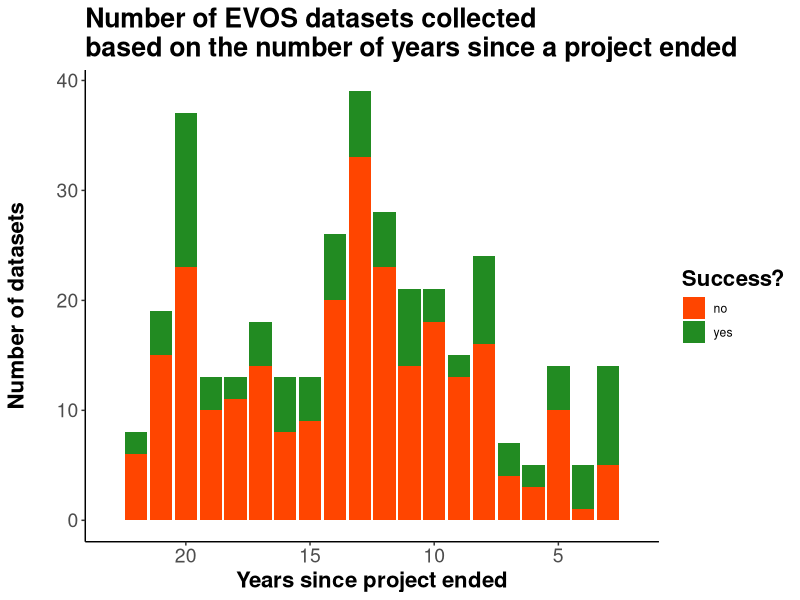
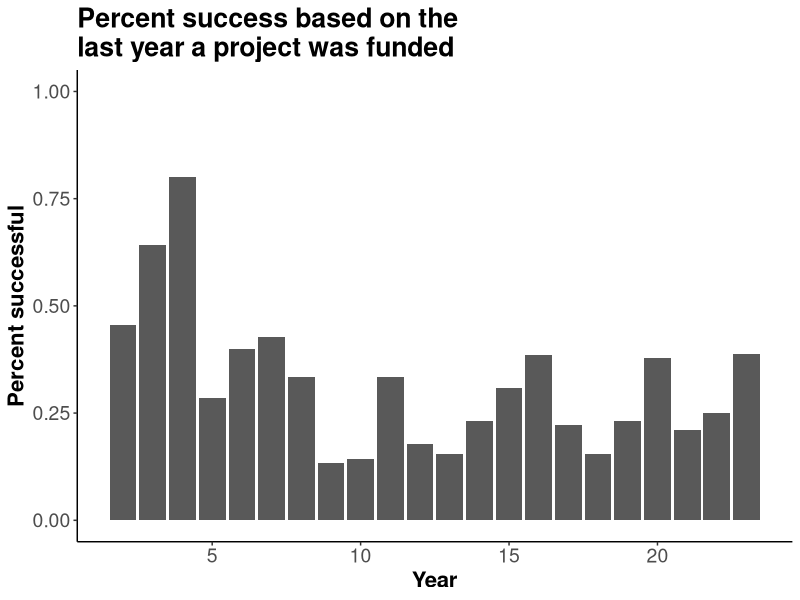
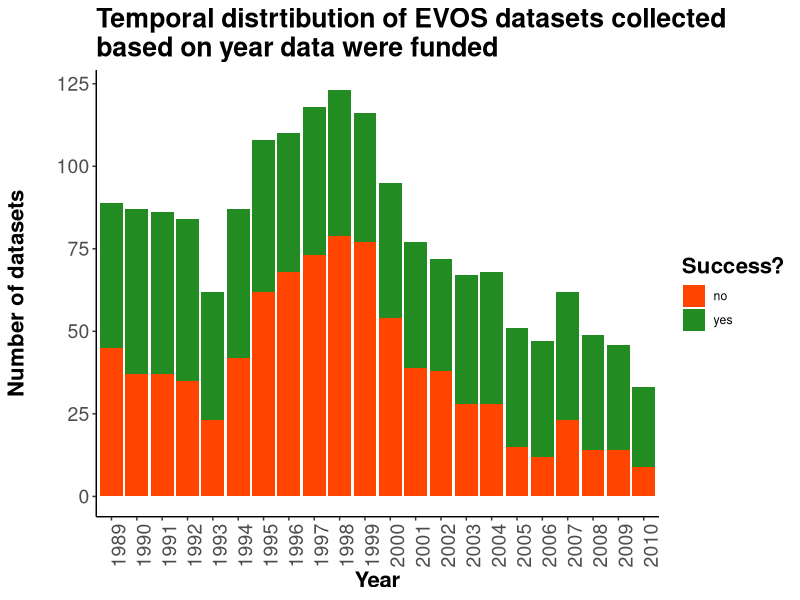
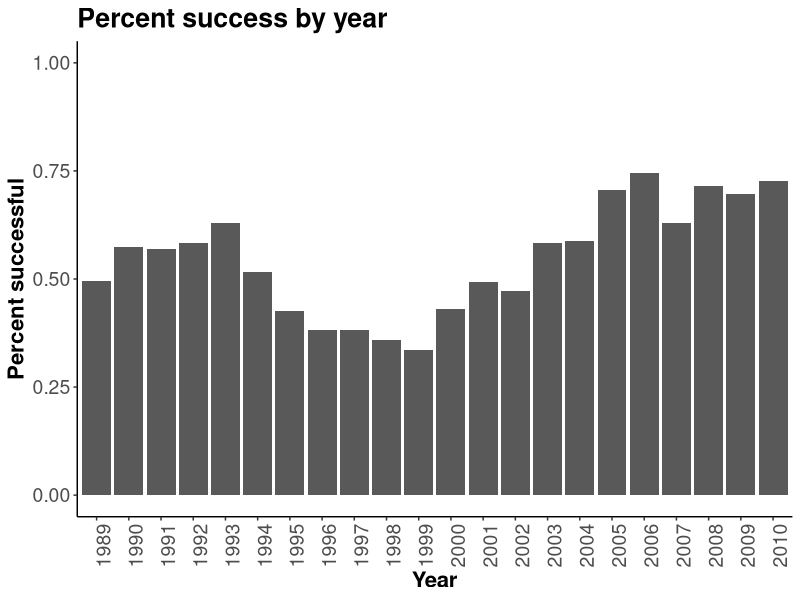

R code for these plots, in order:
## ---- chunk 1
library(knitr)
library(plyr)
library(dplyr)
library(readr)
library(ggplot2)
library(reshape2)
library(grid)
library(gridExtra)

rslt=read.csv('data/archResRevised.csv',header=T,stringsAsFactors=F)
rslt[rslt$Status=='published','Status']<-'Published'

rslt$succ=ifelse(rslt$Status %in% c('Published','SentData','Revised'),'aff','neg')
rslt$plotSucc=ifelse(rslt$Status %in% c('Published','SentData','Revised'),1,2)# 1 = success, 2 = not successful

rslt$statSucc=ifelse(rslt$Status %in% c('Published','SentData','Revised'),1,0)# 1 = success, 0 = not successful


agDes=read.csv('data/ecoInfoAgencyDesig.csv',header=T,stringsAsFactors=T,col.names=c('agency','agGrp','agSubGrp'))
agDes$agGrp=gsub('nonProf','private',agDes$agGrp)

rslt2=merge(rslt,agDes,all.x=T)
## ---- chunk 2

rslt2$succ<-ifelse(rslt2$Status %in% c('Unrecoverable','Emailed','Replied'),1,0)

endYr=rslt2 %>%
  filter(!end<1989) %>%
  filter(!end>2010) %>%
  select(succ,end)

endYrs=as.data.frame(table(endYr$end,endYr$succ))
colnames(endYrs)=c('year','succ','freq')
endYrs<- mutate(endYrs,since=(2012-as.numeric(paste(endYrs$year))))

yrsCols=c("1"='orangered',
           "0"='forestgreen')

ggplot(endYrs,aes(x=since,y=freq,fill=succ,order=rev(succ)))+
  geom_bar(stat = "identity")+
  scale_fill_manual(values=yrsCols,name='Success?',breaks=c('1','0'),labels=c('no','yes'))+
  theme(axis.line=element_line('black'),
        panel.grid.major = element_blank(),
        panel.grid.minor = element_blank(),
        panel.border = element_blank(),
        panel.background = element_blank())+
  xlim(max(endYrs$since),min(endYrs$since))+
  xlab('Years since project ended')+
  ylab('Number of datasets\n')+
  ggtitle('Number of EVOS datasets collected\nbased on the number of years since a project ended')+
  theme(axis.text=element_text(size=14),
        title=element_text(size=16,face="bold"))+
  theme(axis.line.x = element_line(color="black"),
        axis.line.y = element_line(color="black"))
## ---- chunk 3

yrsPropEnd<-endYrs %>%
  group_by(as.character(year)) %>%
  mutate(yrSum=sum(freq)) %>%
  mutate(prop=freq/yrSum)

yrsPercEnd=ggplot(yrsPropEnd[yrsPropEnd$succ==0,],aes(x=since,y=prop,))+
  geom_bar(stat = "identity")+
  theme(axis.line=element_line('black'),
        panel.grid.major = element_blank(),
        panel.grid.minor = element_blank(),
        panel.border = element_blank(),
        panel.background = element_blank())+
  ylim(0,1)+
  xlab('Year')+
  ylab('Percent successful')+
  ggtitle('Percent success based on the \nlast year a project was funded')+
  theme(axis.text=element_text(size=14),
        title=element_text(size=16,face="bold"))+
  theme(axis.line.x = element_line(color="black"),
        axis.line.y = element_line(color="black"))
yrsPercEnd
## ---- chunk 4
library(plyr)
yrsList=list()
placer=1
for(i in 1:nrow(rslt2)) {
  yrsList[[i]]=as.numeric(rslt2$start[i]):as.numeric(rslt2$end[i])
  placer=placer+1
}

yrsDf=ldply(yrsList,rbind)
yrsDf$status=rslt2$Status
yrsDf$category=rslt2$category
colnames(yrsDf)=c(paste('yrs',colnames(yrsDf)[1:89],sep='.'),'status','category')

yrsLng=reshape(yrsDf,varying=c(1:89),direction='long')
yrs3=yrsLng %>%
  filter(!is.na(yrs)) %>% 
  filter(!yrs<1989) %>%
  filter(!yrs>2010) %>%
  mutate(succ=ifelse(status %in% c('Published','SentData','Revised'),'aff','neg')) %>%
  select(succ,category,yrs)

totYrs=as.data.frame(table(yrs3$yrs,yrs3$succ))
colnames(totYrs)=c('year','succ','freq')

yrsCols=c("neg"='orangered',
          "aff"='forestgreen')

ggplot(totYrs,aes(x=year,y=freq,fill=succ,order=rev(succ)))+
  geom_bar(stat = "identity")+
  scale_fill_manual(values=yrsCols,name='Success?',breaks=c('neg','aff'),labels=c('no','yes'))+
  theme(axis.line=element_line('black'),
        panel.grid.major = element_blank(),
        panel.grid.minor = element_blank(),
        panel.border = element_blank(),
        panel.background = element_blank())+
  theme(axis.text.x = element_text(angle=90))+
  xlab('Year')+
  ylab('Number of datasets\n')+
  ggtitle('Temporal distrtibution of EVOS datasets collected\nbased on year data were funded')+
  theme(axis.text=element_text(size=14),
        title=element_text(size=16,face="bold"))+
  theme(axis.line.x = element_line(color="black"),
        axis.line.y = element_line(color="black")) ### GOOD!
## ---- chunk 5
yrsProp<-totYrs %>%
  group_by(as.character(year)) %>%
  mutate(yrSum=sum(freq)) %>%
  mutate(prop=freq/yrSum)

yrsPercEach=ggplot(yrsProp[yrsProp$succ=='aff',],aes(x=year,y=prop,))+
  geom_bar(stat = "identity")+
  theme(axis.line=element_line('black'),
        panel.grid.major = element_blank(),
        panel.grid.minor = element_blank(),
        panel.border = element_blank(),
        panel.background = element_blank())+
  theme(axis.text.x = element_text(angle=90))+
  ylim(0,1)+
  xlab('Year')+
  ylab('Percent successful')+
  ggtitle('Percent success by year')+
  theme(axis.text=element_text(size=14),
        title=element_text(size=16,face="bold"))+
  theme(axis.line.x = element_line(color="black"),
        axis.line.y = element_line(color="black"))
yrsPercEach
